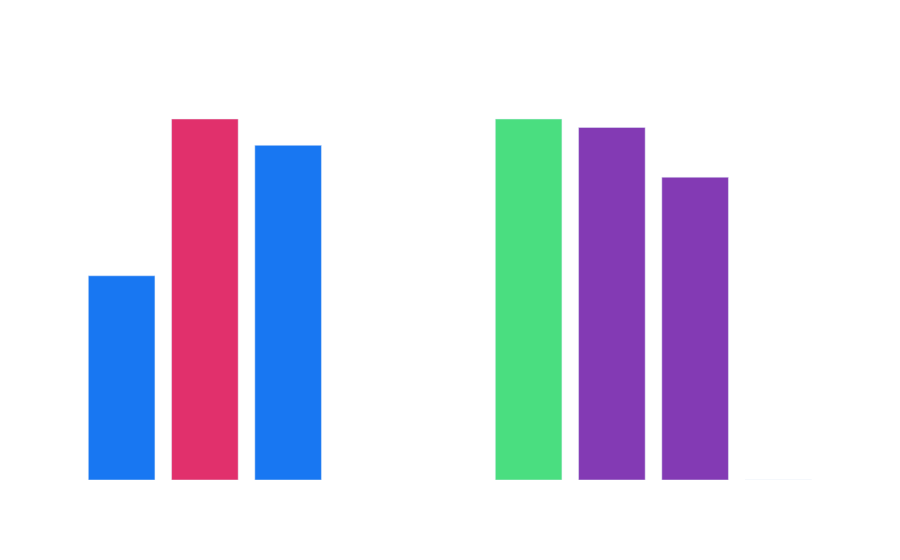

The notebook cell saved with this chart:
### Code cell
if type_col and type_col in df.columns:
    fig = make_subplots(rows=1, cols=2,
                        subplot_titles=["Avg ER by Content Type",
                                        "Avg Performance Score by Content Type"])

    colors_er = ["#E1306C" if t == best_type_er else "#1877F2"
                 for t in type_stats.index]
    colors_ps = ["#4ade80" if t == best_type_ps else "#833AB4"
                 for t in type_stats.index]

    fig.add_trace(go.Bar(
        x=type_stats.index, y=type_stats["Avg_ER"],
        marker_color=colors_er,
        text=type_stats["Avg_ER"].astype(str)+"%",
        textposition="outside"
    ), row=1, col=1)

    fig.add_trace(go.Bar(
        x=type_stats.index, y=type_stats["Avg_Score"],
        marker_color=colors_ps,
        text=type_stats["Avg_Score"].astype(str),
        textposition="outside"
    ), row=1, col=2)

    fig.update_layout(
        title="Content Type Performance — ER vs Performance Score",
        showlegend=False,
        plot_bgcolor="rgba(0,0,0,0)",
        paper_bgcolor="rgba(0,0,0,0)",
        font_color="rgba(255,255,255,0.8)"
    )
    fig.show()

    if best_type_er != best_type_ps:
        print(f"\n⚠️  Note: {best_type_er} has the highest ER but may have lower reach.")
        print(f"   {best_type_ps} scores better when reach and total engagements are considered.")
        print(f"   → Primary recommendation: prioritize {best_type_ps} content.")

### Figure 1 — Plotly figure (JSON) as saved in the notebook; plotly's stock layout.template omitted (floating-point values rounded to 4 significant figures)
{"data": [{"marker": {"color": ["#1877F2", "#E1306C", "#1877F2", "#1877F2"]}, "text": ["10.07%", "17.8%", "16.5%", "nan%"], "textposition": "outside", "type": "bar", "x": ["IG reel", "IG carousel", "IG image", "Post type"], "xaxis": "x", "y": [10.07, 17.8, 16.5, NaN], "yaxis": "y"}, {"marker": {"color": ["#4ade80", "#833AB4", "#833AB4", "#833AB4"]}, "text": ["31.55", "30.81", "26.46", "0.0"], "textposition": "outside", "type": "bar", "x": ["IG reel", "IG carousel", "IG image", "Post type"], "xaxis": "x2", "y": [31.55, 30.81, 26.46, 0.0], "yaxis": "y2"}], "layout": {"annotations": [{"font": {"size": 16}, "showarrow": false, "text": "Avg ER by Content Type", "x": 0.225, "xanchor": "center", "xref": "paper", "y": 1, "yanchor": "bottom", "yref": "paper"}, {"font": {"size": 16}, "showarrow": false, "text": "Avg Performance Score by Content Type", "x": 0.775, "xanchor": "center", "xref": "paper", "y": 1, "yanchor": "bottom", "yref": "paper"}], "font": {"color": "rgba(255,255,255,0.8)"}, "paper_bgcolor": "rgba(0,0,0,0)", "plot_bgcolor": "rgba(0,0,0,0)", "showlegend": false, "title": {"text": "Content Type Performance — ER vs Performance Score"}, "xaxis": {"anchor": "y", "domain": [0, 0.45]}, "xaxis2": {"anchor": "y2", "domain": [0.55, 1]}, "yaxis": {"anchor": "x", "domain": [0, 1]}, "yaxis2": {"anchor": "x2", "domain": [0, 1]}}}
